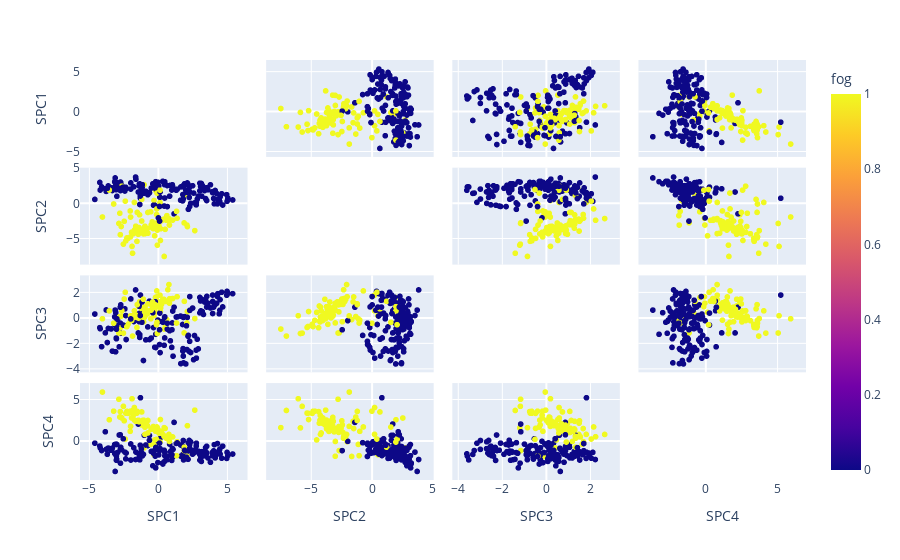

Notebook code for this chart:
### Code cell
import plotly.express as px
features = ['SPC1', 'SPC2', 'SPC3', 'SPC4']

fig = px.scatter_matrix(
temp
, color = temp['fog']
,     dimensions=features
)
fig.update_traces(diagonal_visible=False)
fig.show()

### Figure 1 — Plotly figure (JSON) as saved in the notebook; plotly's stock layout.template omitted (floating-point values rounded to 4 significant figures; data arrays with more than 128 entries replaced by an {"elided": "..."} marker saying what was removed)
{"data": [{"diagonal": {"visible": false}, "dimensions": [{"axis": {"matches": true}, "label": "SPC1", "values": {"elided": "243 float values"}}, {"axis": {"matches": true}, "label": "SPC2", "values": {"elided": "243 float values"}}, {"axis": {"matches": true}, "label": "SPC3", "values": {"elided": "243 float values"}}, {"axis": {"matches": true}, "label": "SPC4", "values": {"elided": "243 float values"}}], "hovertemplate": "%{xaxis.title.text}=%{x}<br>%{yaxis.title.text}=%{y}<br>fog=%{marker.color}<extra></extra>", "legendgroup": "", "marker": {"color": {"elided": "243 int values"}, "coloraxis": "coloraxis", "symbol": "circle"}, "name": "", "showlegend": false, "type": "splom"}], "layout": {"autosize": true, "coloraxis": {"colorbar": {"title": {"text": "fog"}}, "colorscale": [[0, "#0d0887"], [0.1111, "#46039f"], [0.2222, "#7201a8"], [0.3333, "#9c179e"], [0.4444, "#bd3786"], [0.5556, "#d8576b"], [0.6667, "#ed7953"], [0.7778, "#fb9f3a"], [0.8889, "#fdca26"], [1, "#f0f921"]]}, "dragmode": "select", "legend": {"tracegroupgap": 0}, "margin": {"t": 60}, "xaxis": {"autorange": true, "range": [-6.245, 7.023], "type": "linear"}, "xaxis2": {"autorange": true, "range": [-9.352, 5.706], "type": "linear"}, "xaxis3": {"autorange": true, "range": [-4.625, 3.689], "type": "linear"}, "xaxis4": {"autorange": true, "range": [-5.24, 7.525], "type": "linear"}, "yaxis": {"autorange": true, "range": [-6.245, 7.023], "type": "linear"}, "yaxis2": {"autorange": true, "range": [-9.352, 5.706], "type": "linear"}, "yaxis3": {"autorange": true, "range": [-4.625, 3.689], "type": "linear"}, "yaxis4": {"autorange": true, "range": [-5.24, 7.525], "type": "linear"}}}
